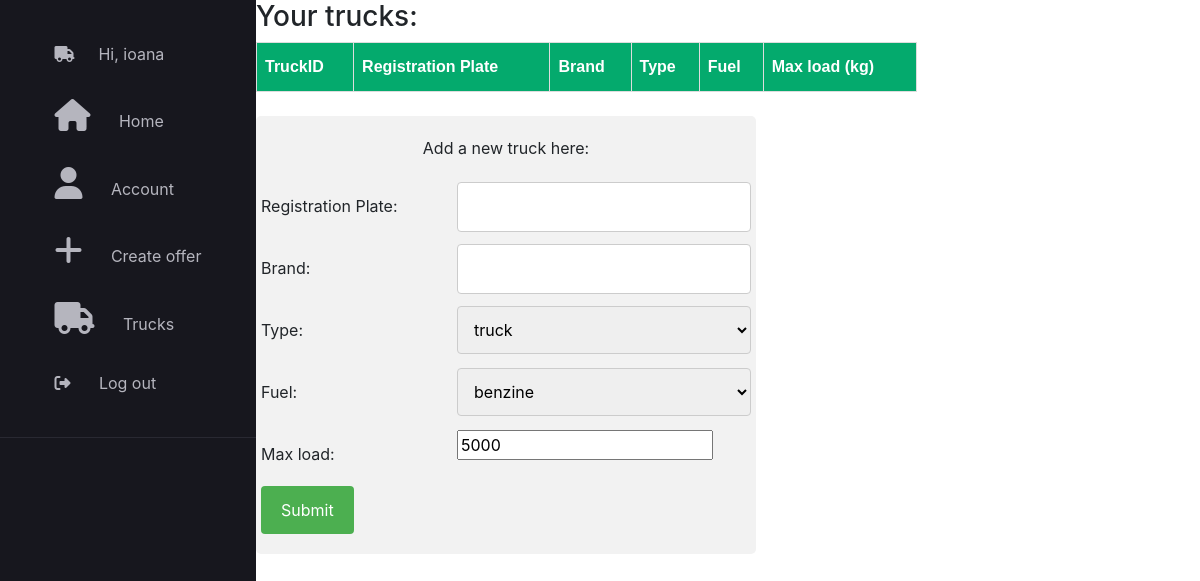
Page /trucks/ (signed in) on the earlier database version.
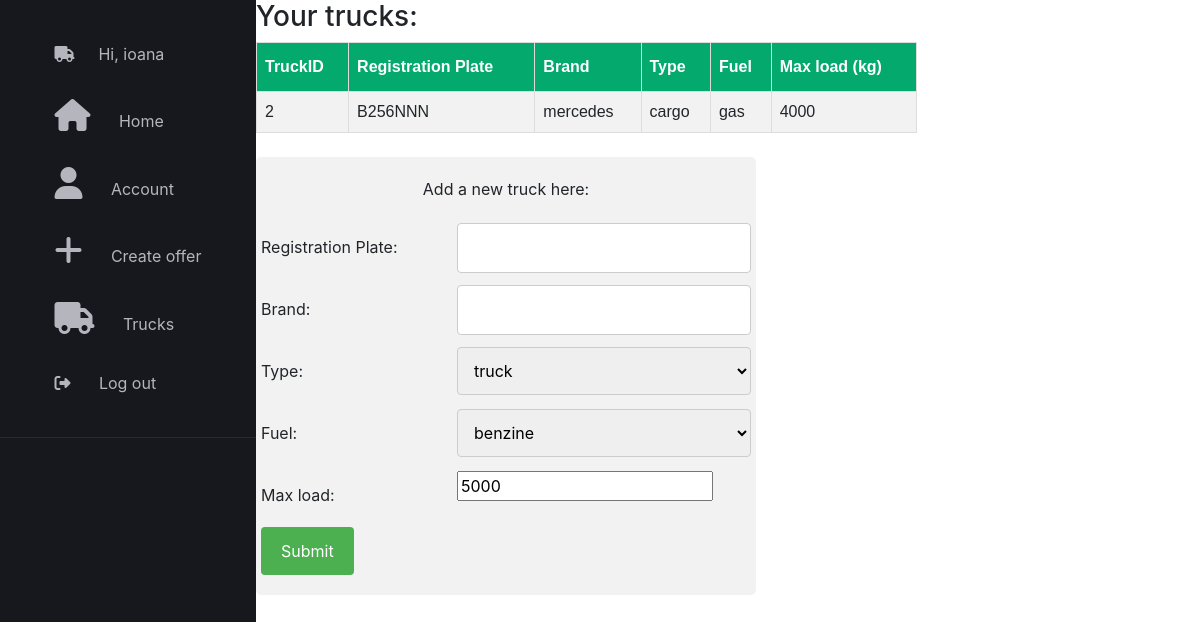
Same page on the later database version.
### application/models.py (models this page shows)
class Truck(models.Model):
    id = models.AutoField(primary_key=True)
    type = models.CharField(max_length=20)
    brand = models.CharField(max_length=20)
    registration_plate = models.CharField(max_length=15, unique=True)
    fuel = models.CharField(max_length=10)
    max_load = models.IntegerField()
    ownerId = models.ForeignKey(User, on_delete=models.CASCADE)

### application/views.py (the view, shortened to what this page needs)
# urls.py: path('trucks/', application_views.trucks, name='trucks')
@login_required(login_url='login')
def trucks(request):
    curr_trucks = Truck.objects.all().filter(ownerId=request.user)
    new_truck = Truck()
    context = {'trucks': curr_trucks, 'fuel_t': FUEL_TYPE, 'truck_t': TRUCK_TYPE}
    return render(request, "application/trucks.html", context=context)

### application/templates/application/trucks.html (shortened to what this page needs)
{% extends 'application/main_layout_application.html' %}
{% load static %}
{% block content %}
    <link rel="stylesheet" href="{% static 'application/css/trucks.css' %}">
    <div class="content">
        <h3> Your trucks: </h3>
        <table id="truckstb">
            <tr>
                <th>TruckID</th>
                <th>Registration Plate</th>
                <th>Brand</th>
                <th>Type</th>
                <th>Fuel</th>
                <th>Max load (kg)</th>
            </tr>
            {% for truck in trucks %}
                <tr>
                    <td>{{ truck.id }}</td>
                    <td>{{ truck.registration_plate }}</td>
                    <td>{{ truck.brand }}</td>
                    <td>{{ truck.type }}</td>
                    <td>{{ truck.fuel }}</td>
                    <td>{{ truck.max_load }}</td>
                </tr>
            {% endfor %}
        </table><br>
        <div class="container2">
            <form action="" method="post">
                <p>Add a new truck here:</p>
                <div class="row">
                    <div class="col-25">
                        <label for="reg_plt">Registration Plate:</label>
                    </div>
                    <div class="col-75">
                        <input id="reg_plt" type="text" name="reg_plt"> <br>
                    </div>
                </div>
                <div class="row">
                    <div class="col-25">
                        <label for="brand">Brand:</label>
                    </div>
                    <div class="col-75">
                        <input id="brand" type="text" name="brand"><br>
                    </div>
                </div>
                <div class="row">
                    <div class="col-25">
                        <label for="type">Type:</label>
                    </div>
                    <div class="col-75">
                        <select id="type" name="type" >
                            {% for t in truck_t %}
                                <option value="{{ t }}">{{ t }}</option>
                            {%  endfor %}
                        </select>
                        <br>
                    </div>
                </div>
                <div class="row">
                    <div class="col-25">
                        <label for="fuel">Fuel:</label>
                    </div>
                    <div class="col-75">
                        <select id="fuel" name="fuel" >
                            {% for f in fuel_t %}
                                <option value="{{ f }}">{{ f }}</option>
                            {% endfor %}
                        </select>
                        <br>
                    </div>
                </div>
                <div class="row">
                    <div class="col-25">
                        <label for="max_load">Max load:</label>
                    </div>
                    <div class="col-75">
                        <input id="max_load" name="max_load" type="number" value="5000" step="500"><br>
                    </div>
                </div>
                <div class="row">
                    <input id="submit" type="submit" value="Submit"><br>
                </div>
            </form>
        </div>
    </div>
{% endblock %}

### application/templates/application/main_layout_application.html (shortened to what this page needs)
{% extends 'main_layout.html' %}
{% load static %}
{% block import %}
    <link rel="stylesheet" href="https://stackpath.bootstrapcdn.com/bootstrap/4.1.3/css/bootstrap.min.css"
>
    <link rel="stylesheet" href="https://cdnjs.cloudflare.com/ajax/libs/font-awesome/4.7.0/css/font-awesome.min.css">
{% endblock %}
{% block page_nav %}
    <link rel="stylesheet" href="{% static 'application/css/main_layout_application.css' %}">
    <div class="side-bar">
        <ul class="features-list">
            <li class="features-item">
                <i class="fa fa-truck"></i>
                <span class="features-item-text">Hi, {{ user.username }} </span>
            </li>
            <li class="features-item">
                <a href="{% url 'home' %}">
                    <i class="fa fa-home features-item-icon"></i>
                    <span class="features-item-text"> Home </span>
                </a>
            </li>
            <li class="features-item">
                <a href="{% url 'account' %}">
                    <i class="fa fa-user features-item-icon"></i>
                    <span class="features-item-text"> Account </span>
                </a>
            </li>
             <li class="features-item">
                <a href="{% url 'create_offer' %}">
                    <i class="fa fa-plus features-item-icon"></i>
                    <span class="features-item-text"> Create offer </span>
                </a>
            </li>
            <li class="features-item">
                <a href="{% url 'trucks' %}">
                    <i class="fa fa-truck features-item-icon"></i>
                    <span class="features-item-text"> Trucks </span>
                </a>
            </li>
            <li class="features-item">
                <form action="{% url 'logout' %}">
                    <button class="btn">
                        <i class="fa fa-sign-out"></i>
                        <span class="features-item-text"> Log out</span>
                    </button>
                </form>
            </li>
        </ul>
    </div>
{% endblock %}
{% block page_article %}
    <div >
        {% block content %}
        {% endblock %}
    </div>
{% endblock %}

### templates/main_layout.html (shortened to what this page needs)
<!DOCTYPE html>
<html lang="en">
    <head>
        {% block import %}
        {% endblock %}
    </head>
    <body>
        <section>
          <nav>
              {% block page_nav %}
              {% endblock %}
          </nav>
          <article>
              {% block page_article %}
              {% endblock %}
          </article>
        </section>
    </body>
</html>

### application/static/application/css/main_layout_application.css (style rules this page uses)
:root { --white-color: #fafafb; --background-color: #17171e; --grey-color: #b5b5be; --dark-grey-color: #292932; }
.side-bar { width: 16rem; height: 100%; padding: 2.1rem 0rem; background-color: #17171e; position: fixed; transition: all 0.5s ease; top: 0; }
.features-list { padding-bottom: 1rem; border-bottom: 1px solid #292932; list-style: none; }
.features-item { display: flex; align-items: center; position: relative; padding: 0.5rem 0.9rem; margin-bottom: 1.1rem; color: var(--grey-color); cursor: pointer; transition: 0.5s ease; }
.features-item::before { transition: 0.5s ease; content: ''; position: absolute; left: -1.2rem; height: 100%; border-left: 3px solid var(--white-color); border-radius: 2px; opacity: 0; visibility: hidden; }
.features-item-icon { font-size: 2rem; }
.features-item-text { margin-left: 1.5rem; transition: opacity 0.6s ease; opacity: 1; }
a, a:hover, a:focus, a:active { text-decoration: none; color: inherit; }
.btn { background: none; color: inherit; border: none; padding: 0; font: inherit; cursor: pointer; outline: inherit; }

### application/static/application/css/trucks.css (style rules this page uses)
* { box-sizing: border-box; }
.content { padding-left: 16rem; }
#truckstb { font-family: Arial, Helvetica, sans-serif; border-collapse: collapse; width: 70%; }
#truckstb td, #truckstb th { border: 1px solid #ddd; padding: 8px; }
#truckstb tr:nth-child(even) { background-color: #f2f2f2; }
#truckstb th { padding-top: 12px; padding-bottom: 12px; text-align: left; background-color: #04AA6D; color: white; }
input[type=text], select, textarea { width: 100%; padding: 12px; border: 1px solid #ccc; border-radius: 4px; resize: vertical; }
p { text-align: center; }
label { padding: 12px 12px 12px 0; display: inline-block; }
input[type=submit] { background-color: #4CAF50; color: white; padding: 12px 20px; border: none; border-radius: 4px; cursor: pointer; float: right; }
.container2 { border-radius: 5px; background-color: #f2f2f2; padding: 20px; width: 500px; margin-left: 0px; }
.col-25 { float: left; width: 40%; margin-top: 6px; }
.col-75 { float: left; width: 60%; margin-top: 6px; }
.row:after { content: ""; display: table; clear: both; }

Differences in the rows shown:
added Truck: id "2", registration_plate "B256NNN", brand "mercedes", type "cargo", fuel "gas", max_load "4000"
